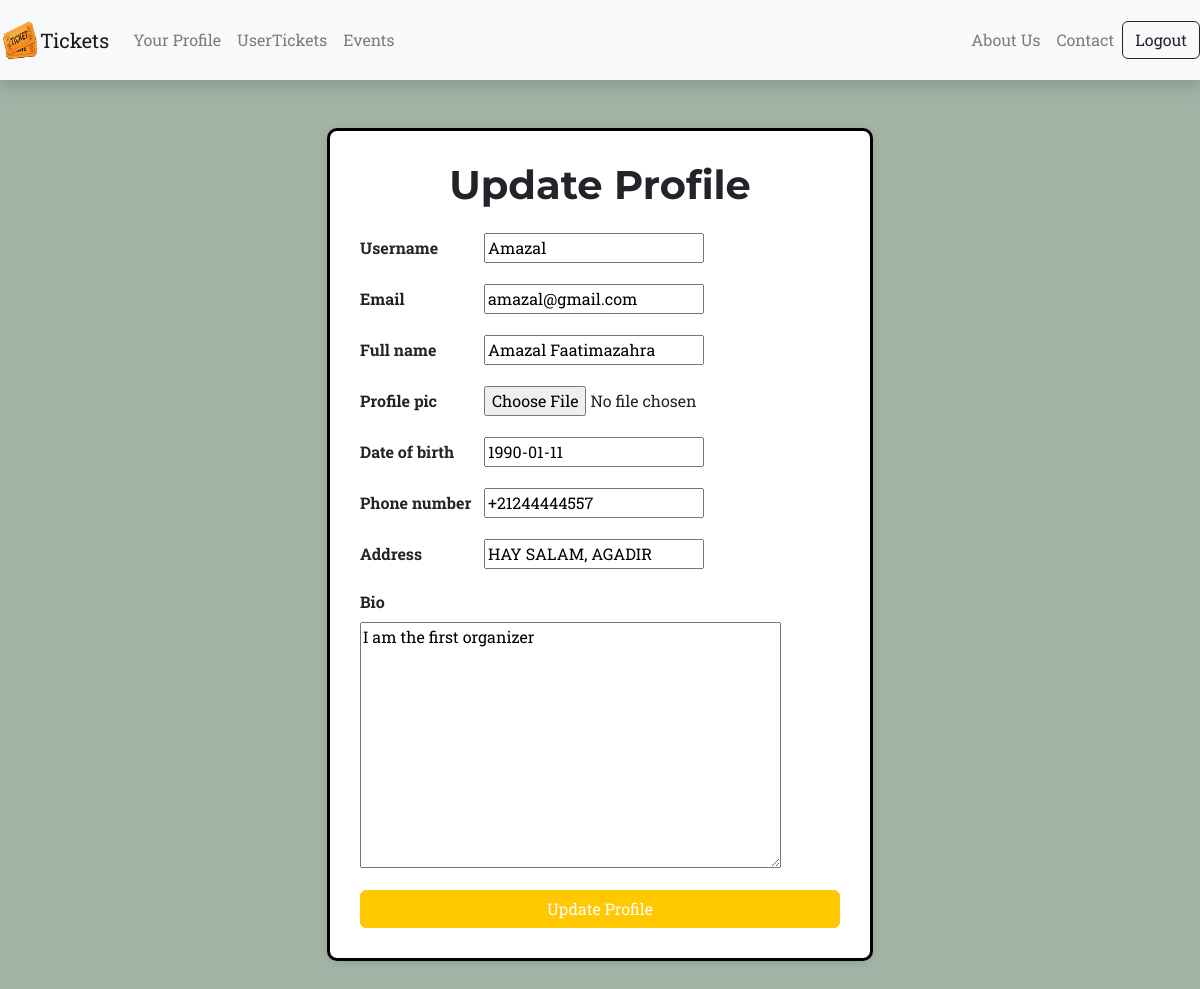
The page /accounts/profile/user/update/ (signed in) on the database its author committed.
### accounts/models.py (models this page shows, shortened)
class Account(models.Model):
    USER_TYPES = (
        ('organizer', 'Organizer'),
        ('simple_user', 'Simple User'),
    )
    user = models.OneToOneField(User, on_delete=models.CASCADE)
    full_name = models.CharField(max_length=255)
    type_user = models.CharField(max_length=12, choices=USER_TYPES, default='simple_user')
    profile_pic = models.ImageField(upload_to='profile_pics', blank=True, null=True)
    date_of_birth = models.DateField(blank=True, null=True)
    phone_number = models.CharField(max_length=15, blank=True, null=True)
    address = models.CharField(max_length=255, blank=True, null=True)
    bio = models.TextField(blank=True, null=True)

### accounts/views.py (the view)
# urls.py: path('profile/user/update/', views.profile_update_u, name='profile_update_u'),
@login_required
def profile_update_u(request):
    if request.method == 'POST':
        user_form = UserUpdateForm(request.POST, instance=request.user)
        account_form = AccountUpdateForm(request.POST, request.FILES, instance=request.user.account)
        if user_form.is_valid() and account_form.is_valid():
            user_form.save()
            account_form.save()
            messages.success(request, 'Your account has been updated!')
            if organizer_check(request.user):
                return redirect('organizer_profile')
            else:
                return redirect('user_profile')
    else:
        user_form = UserUpdateForm(instance=request.user)
        account_form = AccountUpdateForm(instance=request.user.account)
    context = {
        'user_form': user_form,
        'account_form': account_form
    }
    return render(request, 'accounts/profile_update_u.html', context)

### accounts/forms.py
class UserUpdateForm(forms.ModelForm):
    email = forms.EmailField()
    class Meta:
        model = User
        fields = ['username', 'email']

class AccountUpdateForm(forms.ModelForm):
    class Meta:
        model = Account
        fields = ['full_name', 'profile_pic','date_of_birth', 'phone_number', 'address', 'bio']

### accounts/templates/accounts/profile_update_u.html (shortened to what this page needs)
<!DOCTYPE html>
{% load static %}
<html lang="en">
<head>
    <link rel="stylesheet" href="https://maxcdn.bootstrapcdn.com/bootstrap/4.0.0/css/bootstrap.min.css">
    <link rel="stylesheet" href="https://cdnjs.cloudflare.com/ajax/libs/font-awesome/5.15.3/css/all.min.css">
    <link rel="stylesheet" href=
    "https://maxcdn.bootstrapcdn.com/bootstrap/4.0.0/css/bootstrap.min.css"
            integrity=
    "sha384-Gn5384xqQ1aoWXA+058RXPxPg6fy4IWvTNh0E263XmFcJlSAwiGgFAW/dAiS6JXm"
>
    <link href="{% static 'DjangoWebApplication/css/styles.css' %}" rel="stylesheet" />
</head>
<body  style="background-color:  rgb(163, 180, 167);">
  <nav class="navbar navbar-expand-lg navbar-light bg-light shadow navbar-custom">
    <div class="collapse navbar-collapse" id="navbarTogglerDemo01">
      <img src="{% static 'DjangoWebApplication\img\ticket.png'%}" width="40" height="40" class="d-inline-block align-top" alt="">
      <a class="navbar-brand" href="#">Tickets</a>
      <ul class="navbar-nav mr-auto mt-2 mt-lg-0">
        <li class="nav-item">
          <a class="nav-link"  href="{% url 'user_profile' %}">Your Profile</a>
        </li>
        <li class="nav-item">
          <a class="nav-link" href="{% url 'user_orders' %}">UserTickets</a>
        </li>
	<li class="nav-item">
          <a class="nav-link" href="{% url 'dashboard_user' %}">Events </a>
        </li>
      </ul>
      <div class="collapse navbar-collapse" id="navbarNavAltMarkup">
        <div class="navbar-nav ml-auto">
          <a class="nav-item nav-link" href="{% url 'about_u' %}">About Us</a>
          <a class="nav-item nav-link" href="{% url 'contact_u' %}">Contact</a>
        </div>
      </div>
      <div class="d-flex">
        <a class="btn btn-outline-dark" href="{% url 'logout' %}" role="button">Logout</a>
      </div>
    </div>
  </nav>
  <div class="container">
    <div class="row">
      <div class="col-md-6 offset-md-3">
        <div class="form-container my-5">
          <h1 class="text-center mb-4">Update Profile</h1>
          <form method="POST" enctype="multipart/form-data">
            {% for field in user_form %}
              <div class="form-group">
                <label for="{{ field.auto_id }}">{{ field.label }}</label>
                {{ field }}
              </div>
            {% endfor %}
            {% for field in account_form %}
              <div class="form-group">
                <label for="{{ field.auto_id }}">{{ field.label }}</label>
                {{ field }}
              </div>
            {% endfor %}
            <button type="submit" class="btn btn-primary btn-block">Update Profile</button>
          </form>
        </div>
      </div>
    </div>
  </div>
<link rel="stylesheet" href="https://cdnjs.cloudflare.com/ajax/libs/animate.css/4.1.1/animate.min.css"/>
</body>
</html>

### accounts/templates/accounts/profile_update_u.html (style rules this page uses)
.navbar-custom { height: 80px; }
body { background-color: #f5f5f5; }
.form-container { background-color: white; padding: 30px; border-radius: 10px; box-shadow: 0px 2px 10px rgba(0, 0, 0, 0.1); border: 3px solid black; }
.form-group label { display: inline-block; width: 120px; font-weight: bold; }

### rows shown on the page
Account: account_form "Amazal Faatimazahra" "1990-01-11" "+21244444557" "HAY SALAM, AGADIR" "I am the first organizer"

### other values the page prints
{{ field.label }} "Username" "Email"
{{ field.label }} "Full name" "Profile pic" "Date of birth" "Phone number" "Address" "Bio"
